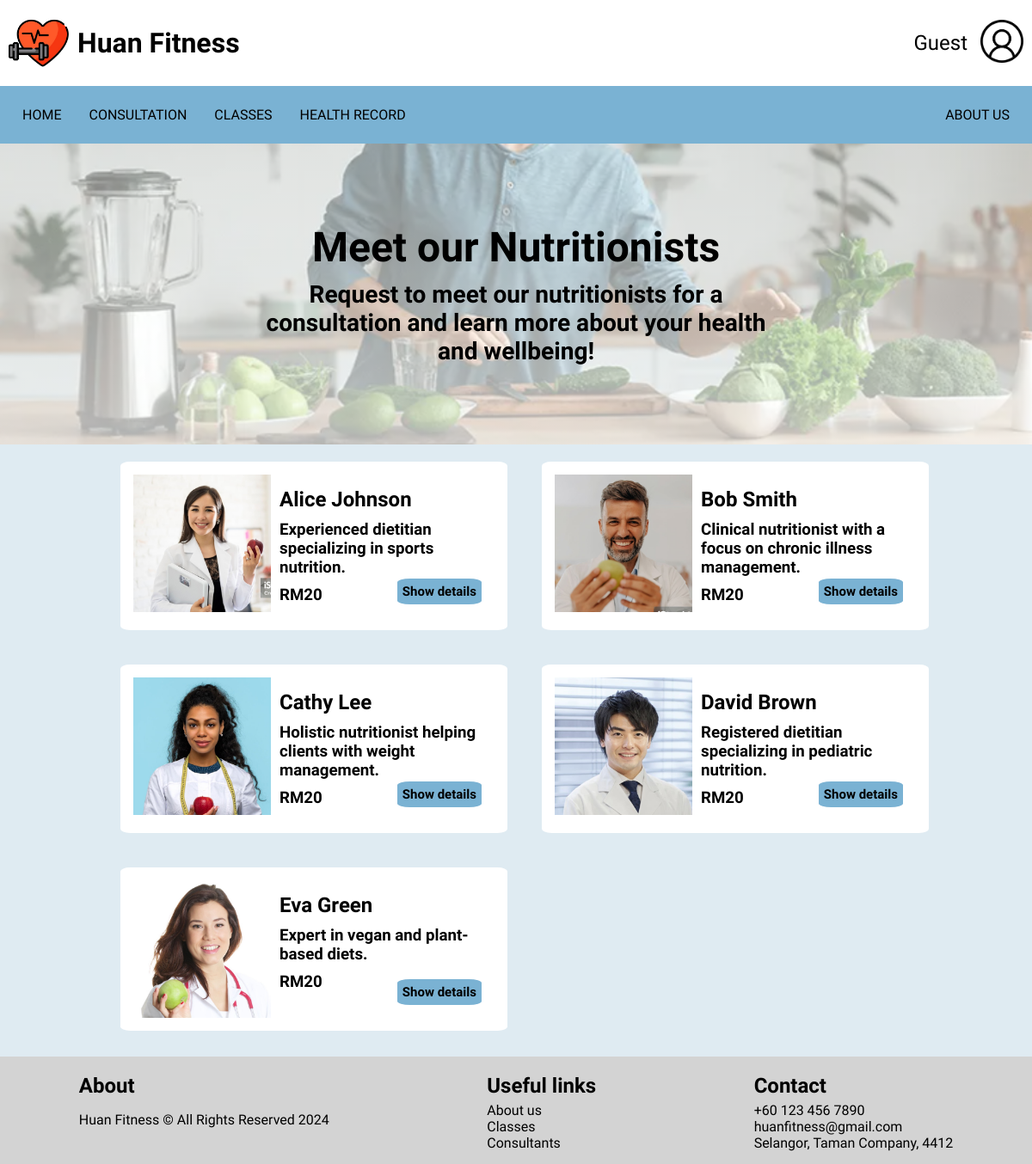
The page /pages/consultation.php on the database its author committed.
### tables this page shows
CREATE TABLE IF NOT EXISTS Nutritionist (
    id INT(6) UNSIGNED AUTO_INCREMENT PRIMARY KEY,
    nutritionistName VARCHAR(50) NOT NULL,
    nutritonistDesc TEXT,
    nutritionistContact VARCHAR(12) NOT NULL,
    studyRecord VARCHAR(300),
    UNIQUE (nutritionistContact)
);

### server/data.php (called while the page is built, shortened)
<?php
function dataGetResultSql($sql, $pdo, $params, $values)
{
    $stmt = $pdo->prepare($sql);
    $stmt->execute($params);
    $results = $stmt->fetchAll(PDO::FETCH_ASSOC);
    $mappedArray = [];
    foreach ($results as $row) {
        $mappedRow = [];
        foreach ($values as $value) {
            if (isset($row[$value])) {
                $mappedRow[$value] = $row[$value];
            }
        }
        $mappedArray[] = $mappedRow;
    }
    return $mappedArray;
}

### components/ConsultantItem.php (the view, shortened to what this page needs)
<?php
function renderNutritionistDropdownBox($image, $name, $study, $contact, $desc, $buttonId, $popupID)
{
    echo "<div id='container{$buttonId}'>
    <div class='container_parent'>
        <img src='" . htmlspecialchars($image) . "' style='width: 160px; height:160px;'>
        <div class='container_child'>
            <h2>$name</h1>
            <h3>$desc</h4>
            <h3>RM20</h4>
            <div style='position: absolute; bottom: 0; right: 0;'>
                <button id='$buttonId' onclick='toggleForm(\"$buttonId\", \"$popupID\")'>Show details</button>
            </div>
        </div>
        <div id='$popupID' class='popup'>
            <div class='container_child'>
                <h3>Academic Record</h3>
                <h4>$study</h4>
                <br>
                <h3>Contact</h3>
                <h4>$contact</h4>
                <br>
            </div>
            <div style='position: absolute; bottom: 5%; right: 1.5%;'>
                <div style='position: relative; width: 100%; height: 100%; margin: 20px;'> ";
    echo "
                </div></div>
            </div>
        </div>
    </div>
";
}
?>

### pages/consultation.php (shortened to what this page needs)
<!DOCTYPE html>
<html lang="en">
<head>
</head>
<body>
    <?php
    include_once __DIR__ . '/../layout/header.php';
    include_once __DIR__ . '/../layout/title.php';
    include_once __DIR__ . '/../layout/footer.php';
    include_once __DIR__ . '/../components/ConsultantItem.php';
    include_once __DIR__ . '/../server/connectDB.php';
    include_once __DIR__ . '/../server/data.php';
    $conn->select_db('fitnessapp');
    renderHeader($conn);
    ?>
    <div class="container_content">
        <?php
        renderTitle('Meet our Nutritionists', 'Request to meet our nutritionists for a consultation and learn more about your health and wellbeing!', '../asset/image/consultation_header.png', '');
        $sql = 'SELECT * FROM Nutritionist';
        $nutritionists = dataGetResultSql($sql, $pdo, [], ['nutritionistName', 'nutritionistDesc', 'nutritionistContact', 'studyRecord', 'nutritonistDesc']);
        ?>
        <div class='container_nutritionists'>
            <?php
            $total = 1;
            foreach ($nutritionists as $nutritionist) {
                renderNutritionistDropdownBox('../asset/image/nutritionist' . $total . '.png', $nutritionist['nutritionistName'], $nutritionist['studyRecord'], $nutritionist['nutritionistContact'], $nutritionist['nutritonistDesc'], 'button' . $total, 'popup1' . $total);
                $total++;
            }
            ?>
        </div>
    </div>
    <?php
    renderFooter()
        ?>
</body>
</html>

### layout/header.php (shortened to what this page needs)
<!DOCTYPE html>
<html lang="en">
<head>
    <link rel="stylesheet" href="../asset/css/style.css">
</head>
<body>
    <?php
    function renderHeader($conn)
    {
        include_once __DIR__ . '/../server/data.php';
        echo "
    <div class='header-container'>
        <header class='header'>
            <img src='../asset/image/fitness.png' class='logo'>
            <h1 class='header-title'>Huan Fitness</h1>
            <div class='profile-section'>";
        if (isset($_SESSION['userinput']) && $_SESSION['userinput']) {
            $sql = 'SELECT memberName FROM member WHERE email IN (?)';
            dataMapSql($sql, $conn, [$_SESSION['userinput']], $username);
            echo "<span class='username'>$username</span>";
            echo "<a href='../server/logout.php'><img src='../asset/image/logout.png' class='logout-icon'></a>";
        } else {
            echo "<span class='username'>Guest</span>";
            echo "<div class='login-icon-container'>
                <a href='../pages/form_login.php'><img src='../asset/image/user.png' class='login-icon'></a>
              </div>";
        }
        echo "
            </div>
        </header>
        <nav class='nav-menu'>
            <ul>
                <li><a class='nav-link' href='../pages/home_page.php'>HOME</a></li>
                <li><a class='nav-link' href='../pages/consultation.php'>CONSULTATION</a></li>
                <li><a class='nav-link' href='../pages/classes.php'>CLASSES</a></li>";
        if (isset($_SESSION['userinput'])) {
            echo "<li><a class='nav-link' href='../pages/record_health.php'>HEALTH RECORD</a></li>";
        } else {
            echo "<li><a class='nav-link' href='../pages/form_login.php'>HEALTH RECORD</a></li>";
        }
        echo "
                <li class='about-us'><a class='nav-link' href='../pages/about.php'>ABOUT US</a></li>
            </ul>
        </nav>
    </div>";
    }
    ?>
</body>
</html>

### layout/title.php (shortened to what this page needs)
<?php
function renderTitle($title, $desc, $image, $content)
{
    echo "
<div class='title' style='background: linear-gradient(rgba(255, 255, 255, 0.5), rgba(255, 255, 255, 0.7)), url($image);background-position: bottom;
        background-repeat: no-repeat;background-size: cover;'>
    <div class='title_text'>
        <h1>$title</h1>
        <h3>$desc</h3>
    </div>
    $content
</div>
";
}
?>

### layout/footer.php
<?php
function renderFooter()
{
    echo "
    <div style ='background-color:lightgrey; padding:15px 0px;'>
        <div class='bigContainer' style='display:flex; justify-content:space-around'>
            <div class='companyName'>
                <h2>About</h2>
                <p>Huan Fitness © All Rights Reserved 2024</p>
            </div>
            <div class='links'>
                <h2>Useful links</h2>
                <a href='about.php' style ='text-decoration: none; color:black'>About us</a><br>
                <a href='classes.php' style ='text-decoration: none; color:black'>Classes</a><br>
                <a href='consultation.php' style ='text-decoration: none; color:black'>Consultants</a><br>
            </div>
            <div class='contact'>
                <h2>Contact</h2>
                +60 123 456 7890<br>
                huanfitness@gmail.com<br>
                Selangor, Taman Company, 4412<br>
            </div>
        </div>
    </div>
    ";
}

### asset/css/style.css (style rules this page uses)
* { font-family: "Plus Jakarta Sans", sans-serif; }
body { margin: 0px; background-color: #dfebf2; padding: 0px; }
html { scroll-behavior: smooth; }

### pages/consultation.php (style rules this page uses)
.container_content { display: flex; width: 100%; flex-direction: column; align-items: center; }
.container_nutritionists { width: 80%; display: grid; grid-template-columns: repeat(2, 1fr); gap: 0; margin-bottom: 10px; }

### layout/header.php (style rules this page uses)
.header-container { width: 100%; position: sticky; top: 0; z-index: 10; }
.header { display: flex; align-items: center; padding: 10px; background-color: white; height: 80px; }
.logo { height: 70px; width: 70px; }
.header-title { padding-left: 10px; display: flex; align-items: center; }
.profile-section { margin: auto 0 auto auto; display: flex; align-items: center; }
.username { margin: 0 15px; font-size: 24px; }
.logout-icon, .login-icon { height: 50px; width: 50px; }
.login-icon-container { display: flex; flex-direction: column; align-items: center; }
.nav-menu { background-color: #7AB2D3; }
.nav-menu ul { display: flex; list-style-type: none; margin: 0; padding: 10px; overflow: hidden; }
.nav-link { display: flex; margin: 14px 16px; text-decoration: none; text-align: center; color: #000000; }
.about-us { margin-left: auto; }

### layout/title.php (style rules this page uses)
.title_text { width: 50%; display: flex; flex-direction: column; justify-content: center; align-items: center; }
.title_text h3 { text-align: center; }
.title { width: 100%; background-size: cover; min-height: 350px; overflow: hidden; display: flex; flex-direction: column; justify-content: center; align-items: center; font-size: 150%; }

### components/ConsultantItem.php (style rules this page uses)
.container_parent { display: flex; background-color: white; border: solid 1px black; position: relative; padding: 15px; margin: 20px; width: 35vw; border: none; border-radius: 2.5%; }
.container_child { width: 100%; position: relative; margin: 10px; display: flex; flex-direction: column; }
button { padding: 8px 20px; font-weight: bold; margin: 5px; cursor: pointer; border: none; border-radius: 15%; font-size: 15px; background-color: #7AB2D3; }
button { padding: 6px; }
h1, h2, h3, h4 { margin: 5px 0px; }

### rows shown on the page
nutritionist: shows a picture, nutritionistName "Alice Johnson", nutritonistDesc "Experienced dietitian specializing in sports nutrition."
nutritionist: shows a picture, nutritionistName "Bob Smith", nutritonistDesc "Clinical nutritionist with a focus on chronic illness management."
nutritionist: shows a picture, nutritionistName "Cathy Lee", nutritonistDesc "Holistic nutritionist helping clients with weight management."
nutritionist: shows a picture, nutritionistName "David Brown", nutritonistDesc "Registered dietitian specializing in pediatric nutrition."
nutritionist: shows a picture, nutritionistName "Eva Green", nutritonistDesc "Expert in vegan and plant-based diets."

### other values the page prints
$title "Meet our Nutritionists"
$desc "Request to meet our nutritionists for a consultation and learn more about your health and wellbeing!"
